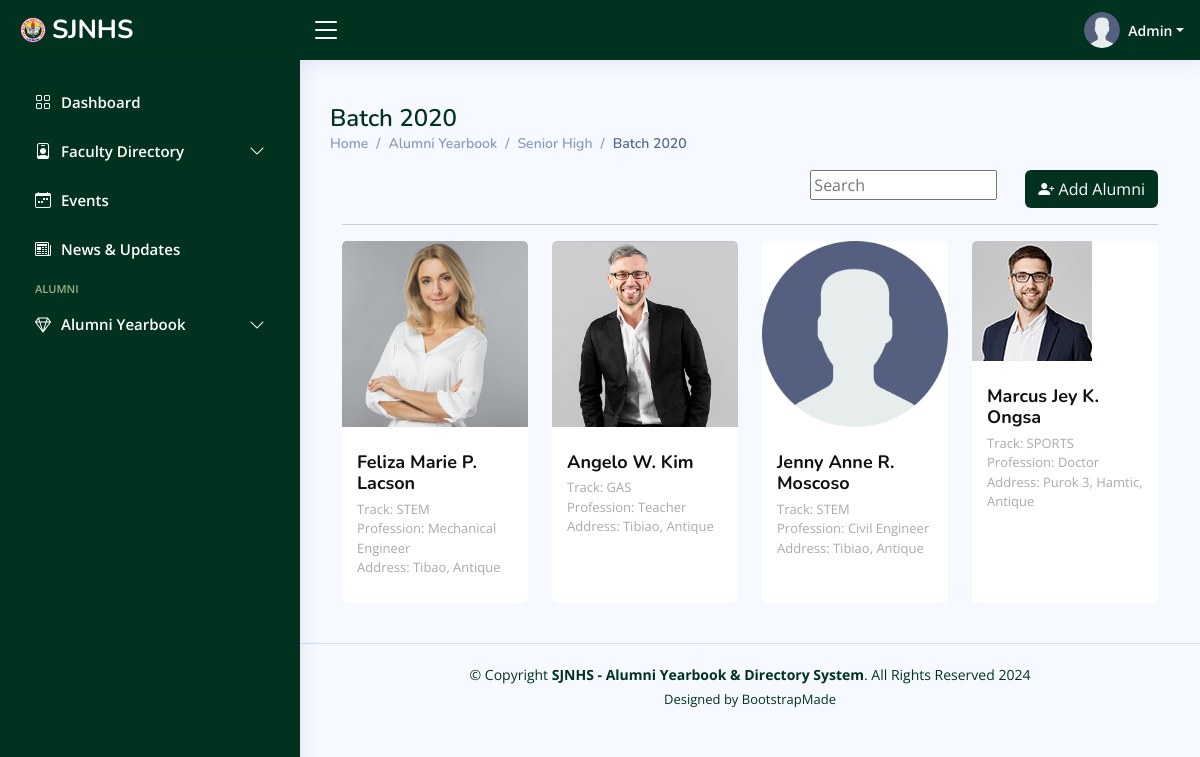
The page /admin/alumni-shs-view.php?batch=2020 (signed in) on the database its author committed.
### tables this page shows
CREATE TABLE `alumni_shs` (
  `id` int(11) NOT NULL,
  `alumni_id` varchar(255) NOT NULL,
  `firstname` varchar(255) NOT NULL,
  `middlename` varchar(255) NOT NULL,
  `lastname` varchar(255) NOT NULL,
  `email` varchar(255) NOT NULL,
  `password` varchar(255) NOT NULL,
  `phone_num` varchar(255) NOT NULL,
  `year_graduated` year(4) NOT NULL,
  `section` varchar(100) NOT NULL,
  `track` varchar(255) NOT NULL,
  `awards` varchar(255) NOT NULL,
  `profession` varchar(255) NOT NULL,
  `current_company_bus` varchar(255) NOT NULL,
  `marital_stat` varchar(255) NOT NULL,
  `address` varchar(255) NOT NULL,
  `profile_picture` varchar(255) NOT NULL,
  `user_status` varchar(255) NOT NULL,
  `is_online` tinyint(1) NOT NULL DEFAULT 0 COMMENT '0=false, 1=true',
  `security_question` varchar(255) NOT NULL,
  `security_answer` varchar(255) NOT NULL,
  `sq_status` tinyint(1) NOT NULL,
  `date_created` timestamp NOT NULL DEFAULT current_timestamp()
);

### admin/alumni-shs-view.php (the view, shortened to what this page needs)
<?php
include_once 'includes/header.php';
include_once 'includes/conn.php';
include_once 'includes/sidebar.php';
?>
<main id="main" class="main">
    <div class="pagetitle">
        <h1>Batch <?php echo isset($_GET['batch']) ? $_GET['batch'] : ''; ?></h1>
        <nav>
            <ol class="breadcrumb">
                <li class="breadcrumb-item"><a href="dashboard.php">Home</a></li>
                <li class="breadcrumb-item">Alumni Yearbook</li>
                <li class="breadcrumb-item"><a href="juniorhs-alumni.php">Senior High</a></li>
                <li class="breadcrumb-item active">Batch <?php echo isset($_GET['batch']) ? $_GET['batch'] : ''; ?></li>
            </ol>
        </nav>
    </div>
    <section class="section dashboard">
        <div class="row">
            <div class="col-lg-12">
                <div id="user" class="user">
                    <div class="container" data-aos="fade-up">
                        <div class="section-title">
                            <div class="d-grid gap-2 d-md-flex justify-content-md-end mb-2">
                                <div class="search-bar">
                                    <input type="text" name="query" id="search" placeholder="Search"
                                        title="Enter search keyword">
                                </div>
                                <button class="btn text-white" style="background-color:#013220" type="button"
                                    data-bs-toggle="modal" data-bs-target="#addfaculty"><i
                                        class="bi bi-person-plus-fill"></i> Add Alumni
                                </button>
                            </div>
                            <hr>
                        </div>
                        <div class="row">
                            <?php
                            $sql = "SELECT * FROM alumni_shs WHERE `year_graduated` = '$_GET[batch]'";
                            $result = mysqli_query($conn, $sql);
                            if (mysqli_num_rows($result) > 0) {
                                while ($row = mysqli_fetch_assoc($result)) {
                                    $middlenameInitial = substr($row['middlename'], 0, 1);
                            ?>
                            <div class="col-lg-3 col-md-6 col-6 d-flex align-items-stretch">
                                <div class="member" data-aos="fade-up" data-aos-delay="100">
                                    <div class="member-img">
                                        <img src="<?php echo ($row['profile_picture'] == null) ? "assets/img/user.png" :  $src . $row['profile_picture'];  ?>"
                                            class="img-fluid" alt="">
                                    </div>
                                    <div class="member-info">
                                        <h4><?php echo $row['firstname'] . " " . $middlenameInitial . ". " . $row['lastname']; ?>
                                        </h4>
                                        <span><?php echo "Track: " . $row['track']; ?></span>
                                        <span><?php echo "Profession: " . $row['profession']; ?></span>
                                        <span><?php echo "Address: " . $row['address']; ?></span>
                                    </div>
                                </div>
                            </div>
                            <?php
                                }
                            } else {
                                echo "No alumni members found.";
                            }
                            ?>
                        </div>
                    </div>
                </div>
            </div>
        </div>
    </section>
</main>
<?php
include_once 'includes/footer.php';
?>

### admin/assets/css/style.css (style rules this page uses)
:root { scroll-behavior: smooth; }
body { font-family: "Open Sans", sans-serif; background: #f6f9ff; color: #444444; }
a { color: #013220; text-decoration: none; }
h1, h2, h3, h4, h5, h6 { font-family: "Nunito", sans-serif; }
#main { margin-top: 60px; padding: 20px 30px; transition: all 0.3s; }
.pagetitle { margin-bottom: 10px; }
.pagetitle h1 { font-size: 24px; margin-bottom: 0; font-weight: 600; color: #013220; }
.breadcrumb { font-size: 14px; font-family: "Nunito", sans-serif; color: #899bbd; font-weight: 600; }
.breadcrumb a { color: #899bbd; transition: 0.3s; }
.breadcrumb .breadcrumb-item::before { color: #899bbd; }
.breadcrumb .active { color: #51678f; font-weight: 600; }
.search-bar { min-width: 150px; padding: 0 20px; }
@media (min-width: 1200px) { #main, #footer { margin-left: 300px; } }
.user .member { margin-bottom: 20px; overflow: hidden; border-radius: 5px; background: #fff; position: relative; }
.user .member .member-img { position: relative; overflow: hidden; }
.user .member .member-info { padding: 25px 15px; }
.user .member .member-info h4 { font-weight: 700; margin-bottom: 5px; font-size: 18px; color: #111111; }
.user .member .member-info span { display: block; font-size: 13px; font-weight: 400; color: #aaaaaa; }

### rows shown on the page
alumni_shs: profile_picture (picture), firstname "Feliza Marie", middlename "P", lastname "Lacson", track "STEM", profession "Mechanical Engineer", address "Tibao, Antique"
alumni_shs: profile_picture (picture), firstname "Angelo", middlename "W", lastname "Kim", track "GAS", profession "Teacher", address "Tibiao, Antique"
alumni_shs: firstname "Jenny Anne", middlename "R", lastname "Moscoso", track "STEM", profession "Civil Engineer", address "Tibiao, Antique"
alumni_shs: firstname "Marcus Jey", middlename "K", lastname "Ongsa", track "SPORTS", profession "Doctor", address "Purok 3, Hamtic, Antique"

### other values the page prints
$_GET['batch'] "2020"
